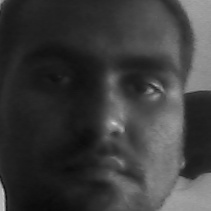
#> input picture User.1.1.jpg, 211 x 211 px, given in place of ng people on the street ,jeepneys CCTV style Philippines.mp4, which was not available
$ jupyter execute --allow-errors 'cv-examples (3).ipynb'
#> lines starting #> are read from the running program, lines starting #| are printed output that depends on the picture; after the words box and inside, x2 and y2 are one past the last pixel; in counts of white or black regions, pixels touching at a corner belong together; pictures that were not available may be replaced by others from this repository, and a replacement may not be noted
[cell 1]
import cv2
import numpy as np

[cell 2]
img=cv2.imread('minion.png')
cv2.imshow('window_name',img)
cv2.waitKey(0)
cv2.destroyAllWindows()

#> (a cell that did not finish here is left out)

#> (a cell that did not finish here is left out)

[cell 5]
img=cv2.imread('f:/data/python/minion.png')
cv2.imshow('original',img)
#> (the rest of this cell did not finish here and is left out)

[cell 6]
import numpy as np
img=cv2.imread("f:/data/python/images.jpg")
img1=cv2.imread("f:/data/python/images2.jpg")
cv2.imshow('img',img)
cv2.imshow('img1',img1)
#> (the rest of this cell did not finish here and is left out)

[cell 7]
#draw on images
img=cv2.imread('f:/data/python/minion.png')
cv2.rectangle(img,(10,10),(100,100),(255,0,0),10)
cv2.circle(img,(250,250),50,(255,0,0),2)
font=cv2.FONT_ITALIC
cv2.putText(img,'python text',(100,300),font,2,(0,0,0),2,cv2.LINE_AA)
cv2.imshow('window_name',img)
cv2.waitKey(0)
cv2.destroyAllWindows()

[cell 8]
img=cv2.imread('f:/data/python/thresh.png')
cv2.imshow('orginal image',img)
#> (the rest of this cell did not finish here and is left out)

[cell 9]
img=cv2.imread('f:/data/python/pout.png')
cv2.imshow('orginal',img)
#> (the rest of this cell did not finish here and is left out)

[cell 10]
img=cv2.imread('f:/data/python/minion.png')
cv2.imshow('window_name',img)
#> (the rest of this cell did not finish here and is left out)

[cell 11]
cam=cv2.VideoCapture('f:/data/python/Footage of walking people on the street ,jeepneys CCTV style Philippines.mp4')
while 1:
    result,img=cam.read()
#> img is the input picture: shape (211, 211, 3); min 9, max 204, mean 59.7
    cv2.imshow('video',img)
    if cv2.waitKey(1)!=-1:
#> (key q is pressed here)
        break
cv2.destroyAllWindows()

[cell 12]
cam=cv2.VideoCapture('f:/data/python/Footage of walking people on the street ,jeepneys CCTV style Philippines.mp4')
while 1:
    result,img=cam.read()
    gray=cv2.cvtColor(img,cv2.COLOR_BGR2GRAY)
    img=cv2.Canny(gray,115,255)
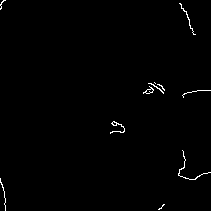
#> img: shape (211, 211); 0.74% white in thin lines or dots
    cv2.imshow('video',img)
    if cv2.waitKey(1)!=-1:
#> (key q is pressed here)
        break
cv2.destroyAllWindows()

[cell 13]
cam=cv2.VideoCapture(0)
while 1:
    result,img=cam.read()
    cv2.imshow('video',img)
    if cv2.waitKey(1)!=-1:
#> (key q is pressed here)
        break
cv2.destroyAllWindows()

[cell 14]
cam=cv2.VideoCapture(0)
while True:
    result,img=cam.read()
    gray=cv2.cvtColor(img,cv2.COLOR_BGR2GRAY)
    img=cv2.Canny(gray,115,255)
    cv2.imshow('screen',img)
    if cv2.waitKey(1)!=-1:
#> (key q is pressed here)
        break
cv2.destroyAllWindows()
cam.release()

[cell 15]
cam=cv2.VideoCapture(0)
while True:
    result,img=cam.read()
    gray=cv2.cvtColor(img,cv2.COLOR_BGR2GRAY)
    img=cv2.Canny(gray,115,255)
    cv2.imshow('screen',img)
    if cv2.waitKey(1)!=-1:
#> (key q is pressed here)
        break
cv2.destroyAllWindows()
cam.release()

[cell 16]
import cv2
face=cv2.CascadeClassifier('haarcascade_frontalface_default.xml')
cam=cv2.VideoCapture(0)

while True:
    result,img=cam.read()
    gray=cv2.cvtColor(img,cv2.COLOR_BGR2GRAY)
    data=face.detectMultiScale(gray,1.3,5)
#> data = [[12, 8, 196, 196]]
    if len(data)>0:
        print('face detected')
    cv2.imshow('screen',img)
    if cv2.waitKey(1)!=-1:
#> (key q is pressed here)
        break
cv2.destroyAllWindows()
cam.release()

[cell 17]
import cv2
face=cv2.CascadeClassifier(r'C:\Users\amit\AppData\Local\Programs\Python\Python37-32\Lib\site-packages\cv2\data\haarcascade_frontalface_default.xml')
face1=cv2.CascadeClassifier(r'C:/Users/amit/AppData/Local/Programs/Python/Python37-32/Lib/site-packages/cv2/data/haarcascade_frontalface_alt.xml')
face2=cv2.CascadeClassifier(r'C:/Users/amit/AppData/Local/Programs/Python/Python37-32/Lib/site-packages/cv2/data/haarcascade_frontalface_alt2.xml')
face3=cv2.CascadeClassifier(r'C:/Users/amit/AppData/Local/Programs/Python/Python37-32/Lib/site-packages/cv2/data/haarcascade_frontalface_alt_tree.xml')
face4=cv2.CascadeClassifier(r'C:/Users/amit/AppData/Local/Programs/Python/Python37-32/Lib/site-packages/cv2/data/haarcascade_frontalcatface.xml')
face5=cv2.CascadeClassifier(r'C:/Users/amit/AppData/Local/Programs/Python/Python37-32/Lib/site-packages/cv2/data/haarcascade_frontalcatface_extended.xml')

cam=cv2.VideoCapture(0)
while True:
    result,img=cam.read()
    gray=cv2.cvtColor(img,cv2.COLOR_BGR2GRAY)
    data1=face.detectMultiScale(gray,1.3,5)
#> data1 = [[12, 8, 196, 196]]
    data2=face1.detectMultiScale(gray,1.3,5)
#> data2 = ()
    data3=face2.detectMultiScale(gray,1.3,5)
#> data3 = ()
    data4=face3.detectMultiScale(gray,1.3,5)
#> data4 = ()
    data5=face4.detectMultiScale(gray,1.3,5)
#> data5 = ()
    data6=face5.detectMultiScale(gray,1.3,5)
#> data6 = ()
    if len(data1):
        data=data1
    elif len(data2):
        data=data2
    elif len(data3):
        data=data3
    elif len(data4):
        data=data4
    elif len(data5):
        data=data5
    elif len(data6):
        data=data6
    else:
        data=[[0,0,0,0]]

    for x,y,w,h in data:
        cv2.rectangle(img,(x,y),(x+w,y+h),(255,0,0),2)
#> this loop made 1 pass
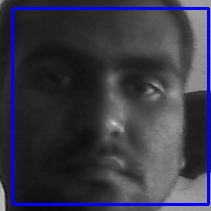
#> img: shape (211, 211, 3); 5.27% of pixels changed, all inside (x1, y1, x2, y2) = (11, 7, 210, 206)
    cv2.imshow('screen',img)
    if cv2.waitKey(1)==ord('q'):
#> (key q is pressed here)
        break
cv2.destroyAllWindows()
cam.release()

[cell 18]
import cv2
face=cv2.CascadeClassifier(r'C:\Users\amit\AppData\Local\Programs\Python\Python37-32\Lib\site-packages\cv2\data\haarcascade_frontalface_default.xml')
cam=cv2.VideoCapture(0)
fourcc = cv2.VideoWriter_fourcc(*'MJPG')
#> fourcc = 1196444237
vid = cv2.VideoWriter('f:/output.avi', fourcc, 6, (640,480))
while True:
    result,img=cam.read()
    gray=cv2.cvtColor(img,cv2.COLOR_BGR2GRAY)
    data=face.detectMultiScale(gray,1.3,5)
    for x,y,w,h in data:
        cv2.rectangle(img,(x,y),(x+w,y+h),(255,0,0),2)
    vid.write(img)
    cv2.imshow('screen',img)
    if cv2.waitKey(1)!=-1:
#> (key q is pressed here)
        break
cv2.destroyAllWindows()
cam.release()
vid.release()

[cell 19]
import cv2
face=cv2.CascadeClassifier(r'C:\Users\amit\AppData\Local\Programs\Python\Python37-32\Lib\site-packages\cv2\data\haarcascade_frontalface_default.xml')
cam=cv2.VideoCapture(0)
no=1
while True:
    result,img=cam.read()
    gray=cv2.cvtColor(img,cv2.COLOR_BGR2GRAY)
    data=face.detectMultiScale(gray,1.3,5)
    for x,y,w,h in data:
        cv2.rectangle(img,(x,y),(x+w,y+h),(255,0,0),2)
        cv2.imwrite('f:/dow/image{}.png'.format(no),img[y:y+h,x:x+w])
        no+=1
#> this loop made 1 pass
#> (x, y, w, h, no) on pass 1: (12, 8, 196, 196, 2)
#> pass 1, `cv2.imwrite('f:/dow/image{}.png'.format(no),img[y:y+h,x:x+w])`:
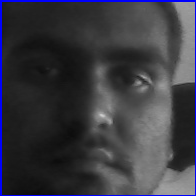
#> saved as image1.png: shape (196, 196, 3); mean B, G, R 65.6, 57.9, 57.9
#> after the loop, no = 2
    cv2.imshow('screen',img)
    if cv2.waitKey(1)!=-1:
#> (key q is pressed here)
        break
cv2.destroyAllWindows()
cam.release()

$ run again, on User.1.10.jpg
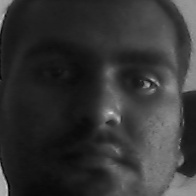
#> input picture User.1.10.jpg, 196 x 196 px, given in place of ng people on the street ,jeepneys CCTV style Philippines.mp4, which was not available
#> img is the input picture: shape (196, 196, 3); min 3, max 215, mean 52.4
#> `img=cv2.Canny(gray,115,255)`:
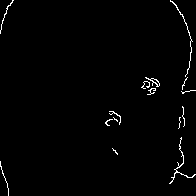
#> img: shape (196, 196); 1.3% white in thin lines or dots
#> data = ()
#> fourcc = 1196444237
#> after the loop `for x,y,w,h in data:`: no = 1
